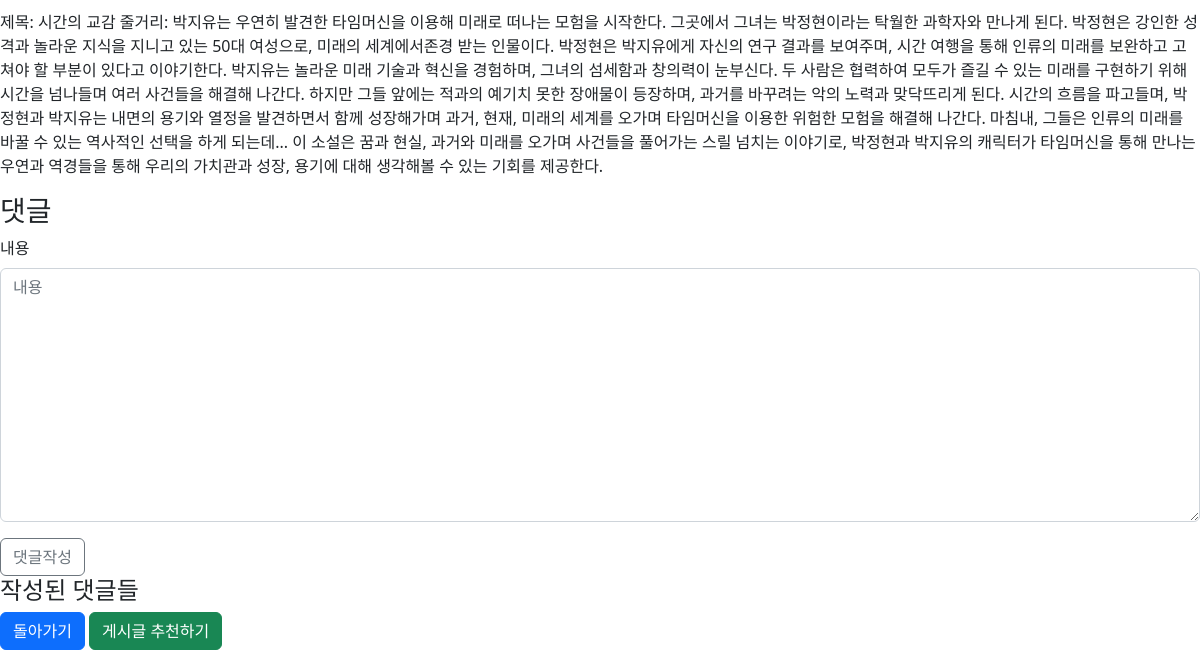
The page /novels/9/ (lower part) on the database as committed earlier.
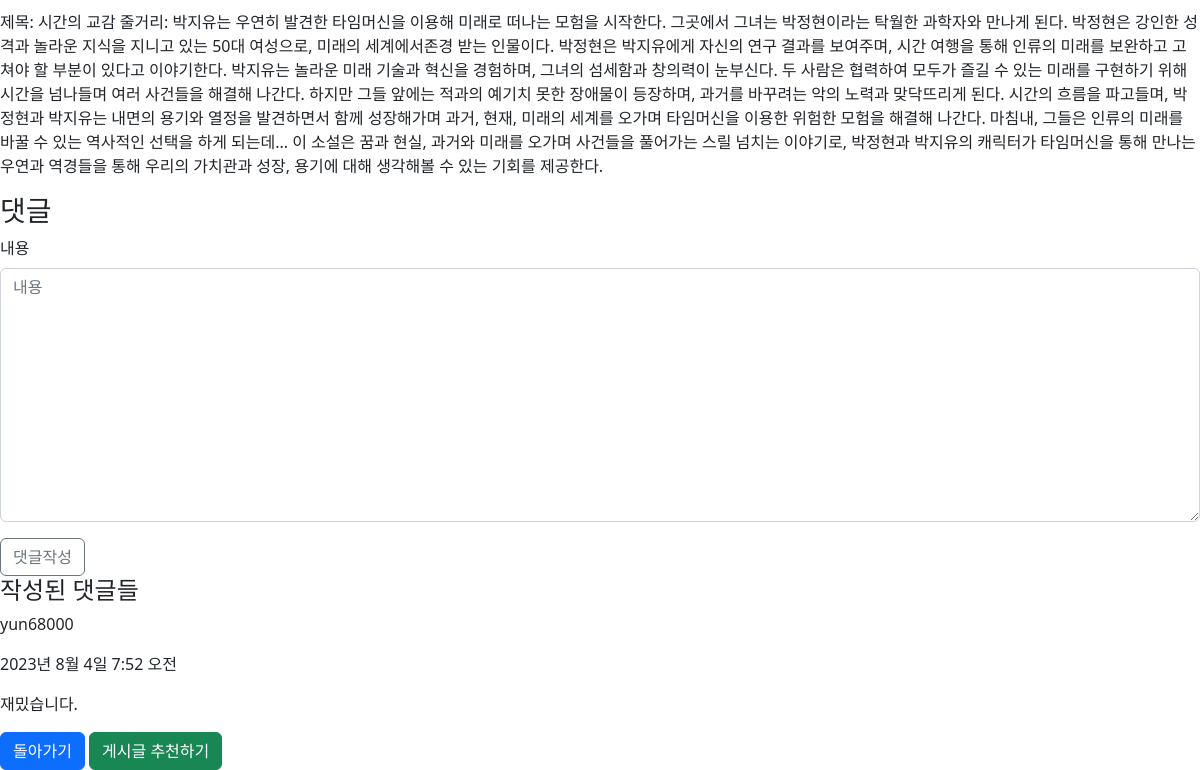
The same page on the database as committed later.
### novel/models.py (models this page shows)
class Comment(models.Model):
    author = models.ForeignKey(get_user_model(),on_delete=models.CASCADE,blank=True,null=True)
    novel = models.ForeignKey(Novel,on_delete=models.CASCADE)
    content = models.TextField(max_length=250)
    pub_date = models.DateTimeField(auto_now_add=True)
    changed_date = models.DateTimeField(auto_now=True)

class MyUser(AbstractUser):
    nickname = models.CharField(max_length=10)

### novel/views.py (the view)
# urls.py: path('novels/<int:pk>/', views.novel_detail, name='novel_detail'),
def novel_detail(request, pk):
    novel = get_object_or_404(Novel, pk=pk)
    comments = Comment.objects.all().order_by('-pub_date').filter(novel=novel)
    if request.method == "POST":
        form = CommentForm(request.POST)
        if form.is_valid():
            comment = form.save(commit=False)
            if request.user.is_authenticated:
                comment.author = request.user
            comment.novel = novel
            novel.comment_num += 1
            comment.save()
            novel.save()
            blank_form = CommentForm()
            context = {'novel': novel, 'form': blank_form, 'comments': comments}
    else:
        form = CommentForm()
        context = {'novel': novel, 'form': form, 'comments': comments}
    return render(request, 'novel/novel_detail.html', context)

### novel/forms.py
class CommentForm(forms.ModelForm):
    class Meta:
        model = Comment
        fields = ['content']
        labels = {'content':'내용'}

### novel/templates/novel/novel_detail.html (shortened to what this page needs)
<!DOCTYPE html>
{% extends 'novel/base.html' %}
{% load django_bootstrap5 %}
{% block body %}
    <br>
    <p>만들어진 소설<br><br>{{ novel.answer_text }}</p>
    <h3>댓글</h3>
    <form action="" method="POST">
        {% bootstrap_form form %}
        <button class="btn btn-outline-secondary" type="submit">
            댓글작성
        </button>
        <h4>작성된 댓글들</h4>
    </form>
    {% for comment in comments %}
        {% if comment.author %}
            <p>{{ comment.author }}</p>
        {% else %}
            <p>익명</p>
        {% endif %}
        <p>{{ comment.changed_date }}</p>
        <p>{{ comment.content }}</p>
    {% endfor %}
    <a class="btn btn-primary" href="{% url 'novel:novel_list' %}">돌아가기</a>
    <a class="btn btn-success" href="{% url 'novel:recommend' novel.pk %}">게시글 추천하기</a>
{% endblock %}

Rows that differ between the two databases and show on the page:
added Comment: author "yun68000", changed_date "2023년 8월 4일 7:52 오전", content "재밌습니다."
